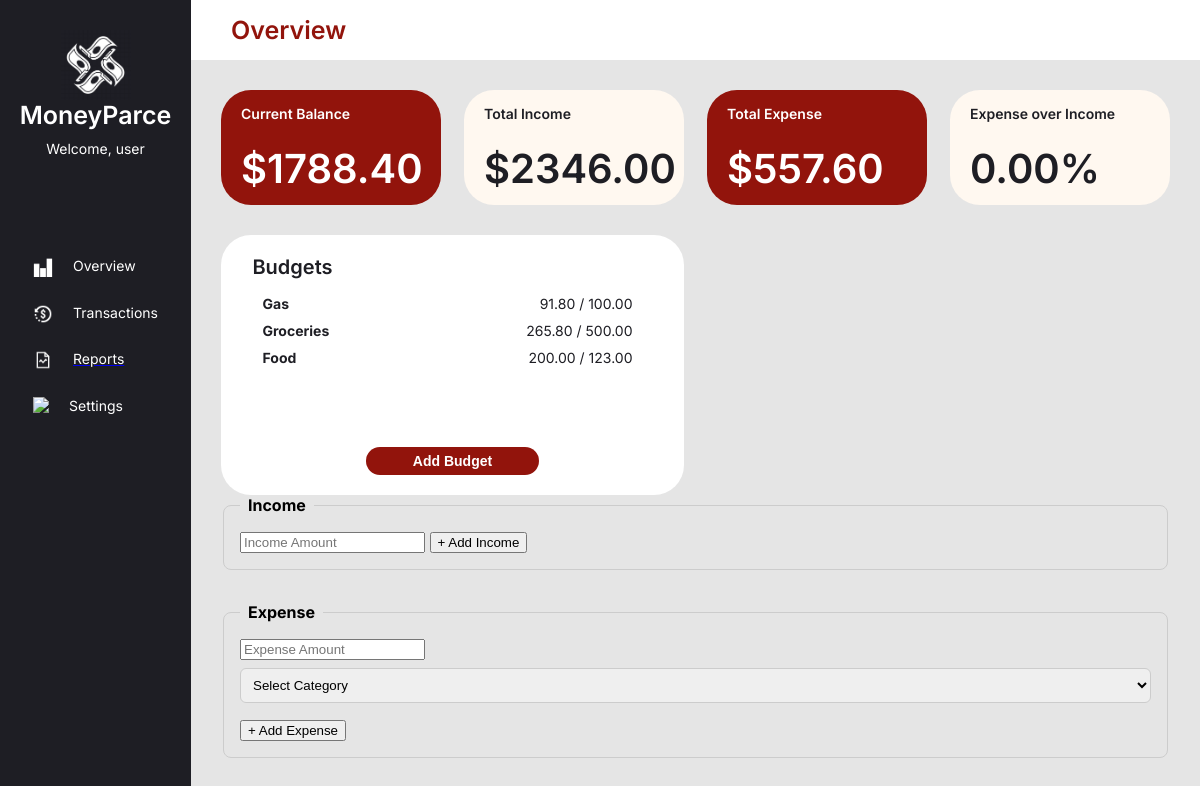
The page /dashboard/ on the database as committed earlier.
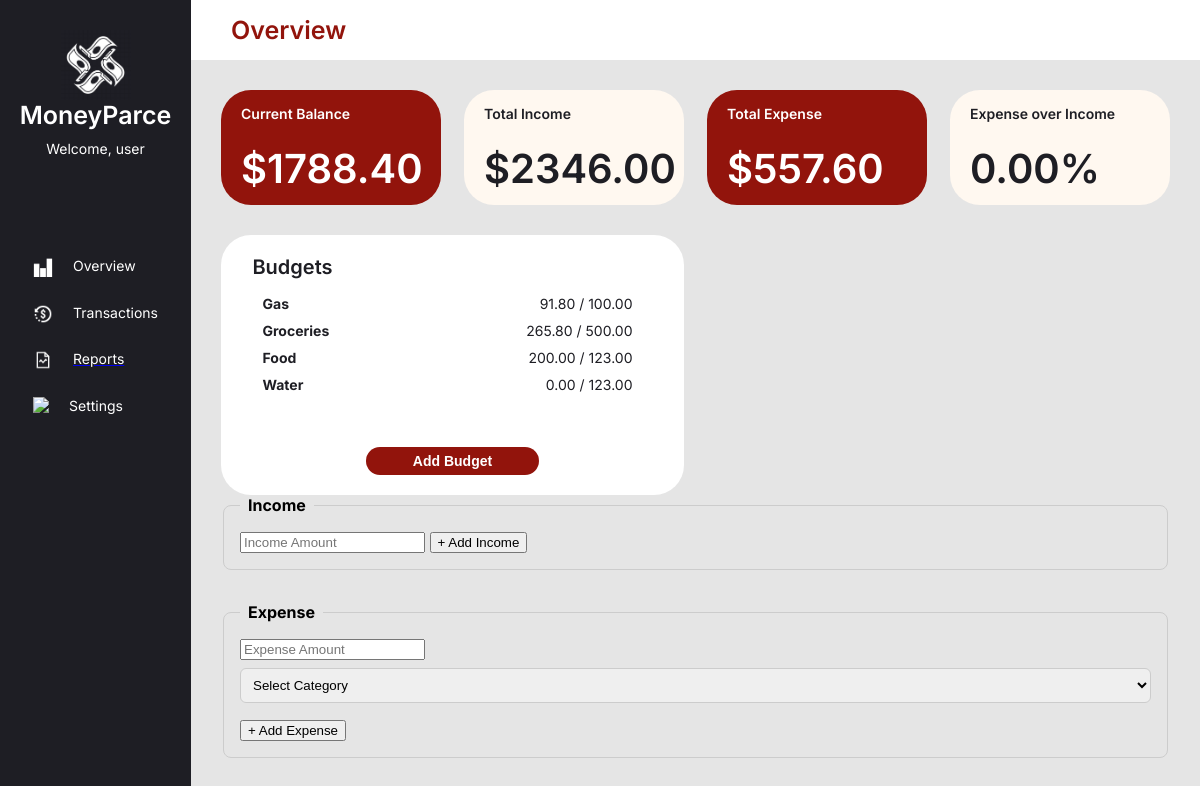
The same page on the database as committed later.
### dashboard/models.py (models this page shows, shortened)
class Budget(models.Model):
    name = models.CharField(max_length=100)
    total_budget = models.DecimalField(max_digits=10, decimal_places=2)
    def expenses_total(self):
        result = self.expense_set.aggregate(total=Sum('amount'))['total']
        return result if result is not None else 0

### dashboard/views.py (the view, shortened to what this page needs)
# urls.py: path('', views.dashboard_view, name='dashboard.index'),
def dashboard_view(request):
    total_income = sum(item.amount for item in Income.objects.all())
    total_expenses = sum(item.amount for item in Expense.objects.all())
    remaining_balance = total_income - total_expenses
    budgets = Budget.objects.all().order_by('id')
    context = {
        'total_income': total_income,
        'total_expenses': total_expenses,
        'remaining_balance': remaining_balance,
        'budgets': budgets,
    }
    return render(request, 'dashboard/dashboard.html', context)

### dashboard/templates/dashboard/dashboard.html (shortened to what this page needs)
<!DOCTYPE html>
<html>
{% load static %}
<head>
  <link rel="stylesheet"
        type="text/css"
        href="{% static 'css/style.css' %}" />
</head>
<body>
  <div class="sideBar">
    <div class="sideBarHeader">
      <img src="{% static 'img/logo.png' %}" style="height: 70px" />
      <div id="LogoName">MoneyParce</div>
      <div class="sideBarText">Welcome, user</div>
    </div>
    <div class="navigator">
      <div class="navDiv">
        <img src="{% static 'img/overview.png' %}" style="height: 20px; margin-right: 20px;" />
        <div class="sideBarText">Overview</div>
      </div>
      <div class="navDiv">
        <img src="{% static 'img/tran.png' %}" style="height: 20px; margin-right: 20px;" />
        <div class="sideBarText">Transactions</div>
      </div>
      <a href="{% url 'budget_summary' %}">
        <div class="navDiv">
          <img src="{% static 'img/report.png' %}" style="height: 20px; margin-right: 20px;" />
          <div class="sideBarText">Reports</div>
        </div>
        </a>
      <div class="navDiv">
        <img src="{% static 'img/settings.png' %}" style="height: 20px; margin-right: 20px;" />
        <div class="sideBarText">Settings</div>
      </div>
    </div>
  </div>
  <div class="mainWrapper">
    <div class="header">
      <div class="pageTitle">Overview</div>
    </div>
    <div class="innerWrapper">
    <div class="totalContainer">
      <div class="totalRed">
        <div class="totalTitle">Current Balance</div>
        <div class="totalText">${{ remaining_balance }}</div>
      </div>
      <div class="totalBeige">
        <div class="totalTitle">Total Income</div>
        <div class="totalText">${{ total_income }}</div>
      </div>
      <div class="totalRed">
        <div class="totalTitle">Total Expense</div>
        <div class="totalText">${{ total_expenses }}</div>
      </div>
      <div class="totalBeige">
        <div class="totalTitle">Expense over Income</div>
        <div class="totalText">0.00%</div>
      </div>
    </div>
    <div class="whiteBox">
      <div class="whiteBoxTitle">Budgets</div>
      <ul class="budgetList">
        {% for budget in budgets %}
        <div class="budgetListDiv">
          <div><strong>{{ budget.name }}</strong></div>
          <div>{{ budget.expenses_total|floatformat:2 }} / {{ budget.total_budget }}</div>
        </div>
        {% empty %}
          <div class="totalText">No budgets created yet.</div>
        {% endfor %}
      </ul>
      <button type="button" class="add-budget-btn" onclick="toggleBudgetForm()">Add Budget</button>
    </div>
        <form method="POST">
          <fieldset>
            <legend>Income</legend>
            <input type="text" name="income_amount" placeholder="Income Amount">
            <button type="submit" name="submit_income">+ Add Income</button>
          </fieldset>
          <fieldset>
            <legend>Expense</legend>
            <input type="text" name="expense_amount" placeholder="Expense Amount">
            <select name="expense_budget">
              <option value="">Select Category</option>
            </select>
            <button type="submit" name="submit_expense">+ Add Expense</button>
          </fieldset>
        </form>
      </div>
    </div>
</body>
</html>

Rows that differ between the two databases and show on the page:
added Budget: name "Water", expenses_total "0.00", total_budget "123.00"
